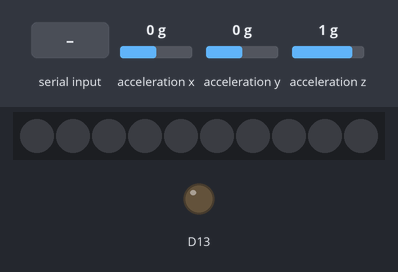
Bench run of a sketch on a simulated Adafruit Circuit Playground Express. Shown: 10 RGB LEDs in strip order, left to right, output pins drawn as LEDs (lit = HIGH). The test bench sets the inputs (shaded band); at power-on: acceleration x 0 g, acceleration y 0 g, acceleration z 1 g. Dim RGB values are drawn brighter than linear; what the sketch prints to the serial monitor is not drawn.

Above: at 1.2 s.
1.3 s: "a" received over Serial
At 2.5 s:
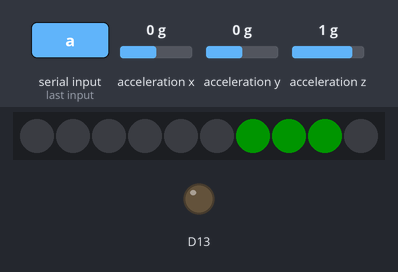
2.8 s: "b" received over Serial
At 3.7 s:
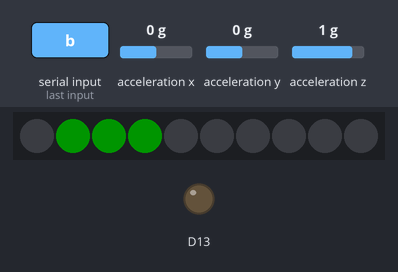
4.3 s: "1" received over Serial
At 4.8 s:
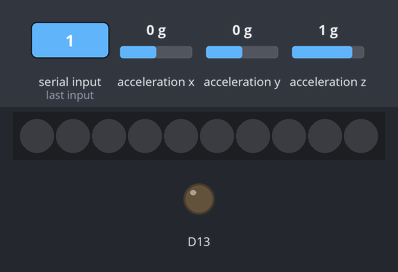
Timing chart, 0 to 7.3 s (numbered marks = the images above; inputs shaded):
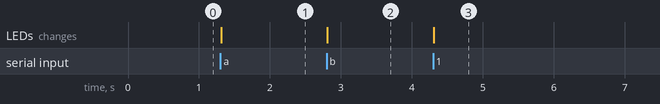

Measured:
- after the input at 1.3 s, the LEDs: change at once (image 1)
- after the input at 2.8 s, the LEDs: change at once (image 2)
- after the input at 4.3 s, the LEDs: change at once (image 3)

The sketch:

5_Extra_Light_Effects_A.ino
```cpp
//*********************************************
// Time-Series Signal Processing
// Rong-Hao Liang: r.liang@tue.nl
//*********************************************
#include <Adafruit_CircuitPlayground.h>
#include <Adafruit_Circuit_Playground.h>
#define PIN_NUM 3

int sampleRate = 100; //samples per second
int sampleInterval = 1000000 / sampleRate; //Inverse of SampleRate
int  data[PIN_NUM]; //data array
char dataID[PIN_NUM] = {'X', 'Y', 'Z'}; //data label
int  pinID[PIN_NUM] = {A0, A1, A2}; //corresponding pins
long timer = micros(); //timer

void setup() {
  Serial.begin(115200); //serial
  CircuitPlayground.begin();
  CircuitPlayground.setAccelRange(LIS3DH_RANGE_8_G);
}

void loop() {
  if (micros() - timer >= sampleInterval) { //Timer: send sensor data in every 10ms
    timer = micros();
    getDataFromProcessing(); //Receive before sending out the signals
    Serial.flush(); //Flush the serial buffer
    for (int i = 0 ; i < PIN_NUM ; i++) {
      if (i == 0) {
        data[i] = CircuitPlayground.motionX();
      } if (i == 1) {
        data[i] = CircuitPlayground.motionY();
      } if (i == 2) {
        data[i] = CircuitPlayground.motionZ();
      }
      sendDataToProcessing(dataID[i], data[i]);
    }
  }
}

void sendDataToProcessing(char symbol, int data) {
  Serial.print(symbol);  // symbol prefix of data type
  Serial.println(data);  // the integer data with a carriage return
}

void getDataFromProcessing() {
  while (Serial.available()) {
    char inChar = (char)Serial.read();
    CircuitPlayground.clearPixels();
    if (inChar == 'a') { //when an 'a' charactor is received.
      CircuitPlayground.setPixelColor(6, 0, 255, 0);
      CircuitPlayground.setPixelColor(7, 0, 255, 0);
      CircuitPlayground.setPixelColor(8, 0, 255, 0);
    } if (inChar == 'b') { //when an 'b' charactor is received.
      CircuitPlayground.setPixelColor(1, 0, 255, 0);
      CircuitPlayground.setPixelColor(2, 0, 255, 0);
      CircuitPlayground.setPixelColor(3, 0, 255, 0);
    } if (inChar == 'd') { //when an 'c' charactor is received.
      CircuitPlayground.setPixelColor(4, 0, 255, 0);
      CircuitPlayground.setPixelColor(5, 0, 255, 0);
    }  if (inChar == 'c') { //when an 'd' charactor is received.
      CircuitPlayground.setPixelColor(0, 0, 255, 0);
      CircuitPlayground.setPixelColor(9, 0, 255, 0);
    }
  }
}
```
